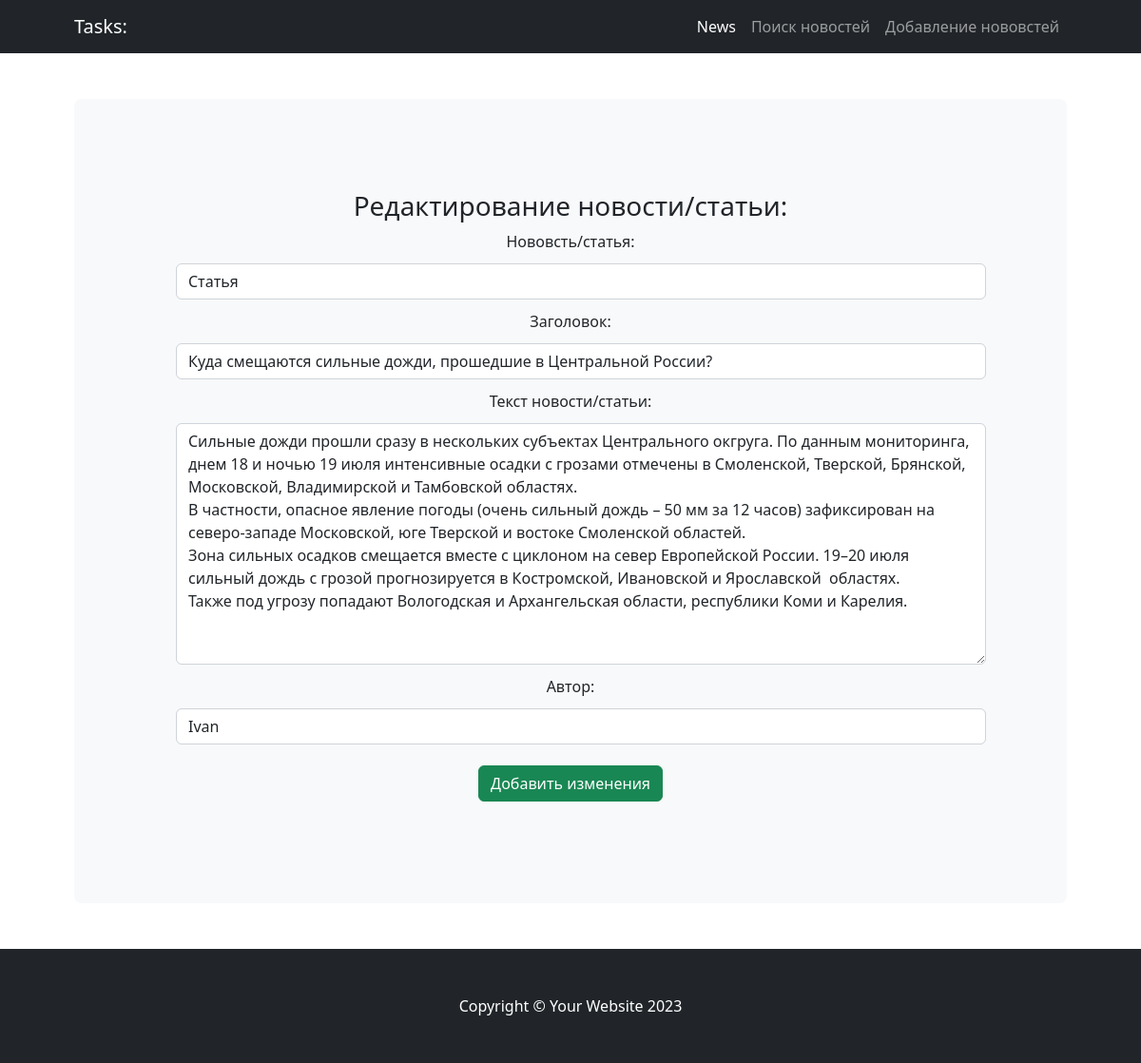
The app's page /news/15/edit/ with its own data.
### news/models.py (models this page shows, shortened)
class Post(models.Model):
    NEWS = 'NW'
    ARTICLE = 'AR'
    TYPE_CHOICES = (
        (NEWS, 'Новость'),
        (ARTICLE, 'Статья')
    )
    type = models.CharField(max_length = 2, choices = TYPE_CHOICES, default = ARTICLE)
    timePost = models.DateTimeField(auto_now_add=True)
    title = models.CharField(max_length = 255)
    textPost = models.TextField()
    ratingPost = models.IntegerField(default=0)
    author = models.ForeignKey(Author, on_delete=models.CASCADE)
    category = models.ManyToManyField(Category, through='PostCategory')

### news/views.py (the view)
# urls.py: path('<int:pk>/edit/', PostEdit.as_view(), name='post_edit'),
class PostEdit(UpdateView):
    template_name = 'post_edit.html'
    form_class = PostForm
    def get_object(self, **kwargs):
        id = self.kwargs.get('pk')
        return Post.objects.get(pk=id)

### news/forms.py
class PostForm(ModelForm):
    class Meta:
        model = Post
        fields = ['type', 'title', 'textPost', 'author']
        labels = {
            'type': 'Нововсть/статья',
            'title': 'Заголовок',
            'textPost': 'Текст новости/статьи',
            'author': 'Автор',
        }
        widgets = {
            'type': forms.Select(attrs={
                'class': 'form-control',
            }),
            'title': forms.TextInput(attrs={
                'class': 'form-control',
                'placeholder': 'Введите заголовок'
            }),
            'textPost': forms.Textarea(attrs={
                'class': 'form-control',
                'placeholder': 'Текст вашей нововсти или статьи'
            }),
            'author': forms.Select(attrs={
                'class': 'form-control'
            }),
        }

### news/models.py (called while the page is built)
    def __str__(self):
        return f'{self.authorUser}'

### templates/post_edit.html (shortened to what this page needs)
{% extends 'flatpages/default.html' %}
{% block content %}
<h3>Редактирование новости/статьи:</h3>
<form method="POST">
 {{ form }}
   <input class="btn btn-success" type="submit" value='Добавить изменения'>
</form>
{% endblock content %}

### records on screen
Post: type "Статья", title "Куда смещаются сильные дожди, прошедшие в Центральной России?", textPost "Сильные дожди прошли сразу в нескольких субъектах Центрального окгруга. По данным мониторинга, днем 18 и ночью 19 июля интенсивные осадки с грозами отмечены в Смоленской, Тверской, Брянской, Московской, Владимирской и Тамбовской областях. В частности, опасное явление погоды (очень сильный дождь – 50 мм за 12 часов) зафиксирован на северо-западе Московской, юге Тверской и востоке Смоленской областей. Зона сильных осадков смещается вместе с циклоном на север Европейской России. 19–20 июля сильный дождь с грозой прогнозируется в Костромской, Ивановской и Ярославской областях. Также под угрозу попадают Вологодская и Архангельская области, республики Коми и Карелия.", author "Ivan"
